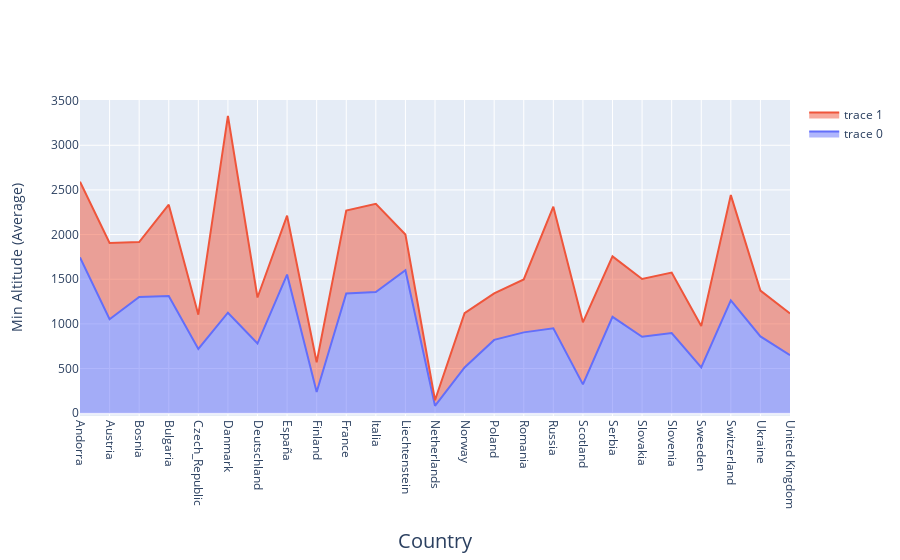

This figure's notebook cell:
### Code cell
fig = go.Figure()
fig.add_trace(go.Scatter(x=minmax.Country, y=minmax.Min_Altitude, fill='tozeroy')) # fill down to xaxis
fig.add_trace(go.Scatter(x=minmax.Country, y=minmax.Max_Altitude, fill='tonexty')) # fill to trace0 y
fig.update_xaxes(
        tickangle = 90,
        title_text = "Country",
        title_font = {"size": 20},
        title_standoff = 25)
fig.update_yaxes(
        title_text = "Min Altitude (Average)",
        title_standoff = 25)


fig.show()

### Figure 1 — Plotly figure (JSON) as saved in the notebook; plotly's stock layout.template omitted (floating-point values rounded to 4 significant figures)
{"data": [{"fill": "tozeroy", "type": "scatter", "x": [" Andorra", " Austria", " Bosnia", " Bulgaria", " Czech_Republic", " Danmark", " Deutschland", " España", " Finland", " France", " Italia", " Liechtenstein", " Netherlands", " Norway", " Poland", " Romania", " Russia", " Scotland", " Serbia", " Slovakia", " Slovenia", " Sweeden", " Switzerland", " Ukraine", " United Kingdom"], "y": [1745, 1051.0, 1300, 1312.0, 718.4, 1125, 779.6, 1552.0, 237, 1340.0, 1356.0, 1600, 82.5, 511.8, 820.3, 904.5, 949.7, 322, 1078.0, 855.8, 897.2, 512.6, 1263.0, 859, 648.3]}, {"fill": "tonexty", "type": "scatter", "x": [" Andorra", " Austria", " Bosnia", " Bulgaria", " Czech_Republic", " Danmark", " Deutschland", " España", " Finland", " France", " Italia", " Liechtenstein", " Netherlands", " Norway", " Poland", " Romania", " Russia", " Scotland", " Serbia", " Slovakia", " Slovenia", " Sweeden", " Switzerland", " Ukraine", " United Kingdom"], "y": [2592.0, 1906.0, 1916, 2334, 1103.0, 3330, 1295.0, 2211.0, 570, 2269.0, 2345.0, 2000, 145, 1119.0, 1340.0, 1497, 2312.0, 1017, 1756, 1503.0, 1574.0, 976.6, 2442.0, 1372, 1117]}], "layout": {"xaxis": {"tickangle": 90, "title": {"font": {"size": 20}, "standoff": 25, "text": "Country"}}, "yaxis": {"title": {"standoff": 25, "text": "Min Altitude (Average)"}}}}
